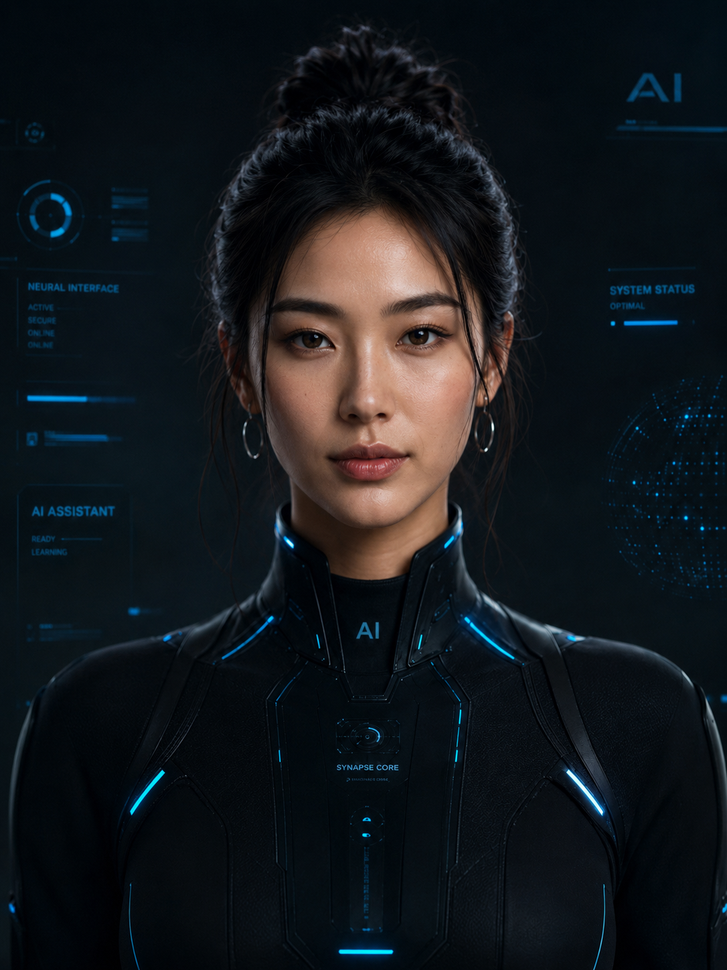
#> input picture assets/avatar.png, 727 x 970 px, shrunk from 1086 x 1448 before the run
$ python -i generate_sadtalker_viseme_assets.py   (imports and definitions only)
#> lines starting #> are read from the running program, lines starting #| are printed output that depends on the picture
from __future__ import annotations

import shutil
import subprocess
import os
from pathlib import Path

from PIL import Image, ImageFilter


ROOT = Path(__file__).resolve().parent
SADTALKER = Path(r"C:\tmp\SadTalker_src\SadTalker-main")
PYTHON = Path(r"C:\tmp\sadtalker_env\Scripts\python.exe")
FFMPEG = Path(r"C:\tmp\ffmpeg_bin\ffmpeg.exe")
SOURCE_IMAGE = ROOT / "assets" / "avatar.png"
WORK = ROOT / "sadtalker_viseme_work"
OUT = ROOT / "assets" / "visemes"

VISEMES = [
    ("neutral", "嗯。", 0.42),
    ("closed", "嗯。", 0.30),
    ("aa", "啊。", 0.42),
    ("ee", "衣。", 0.42),
    ("oh", "喔。", 0.42),
    ("u", "嗚。", 0.42),
    ("wide_open", "愛。", 0.42),
    ("soft_smile", "嘿。", 0.42),
]


def run(args: list[str | Path], cwd: Path | None = None) -> None:
    subprocess.run([str(arg) for arg in args], cwd=cwd, check=True)


# [29 lines left out: functions synthesize_clip, latest_mp4, not called in this run]


def crop_mouth_patch(frame: Path, dest: Path) -> None:
#> called with frame = 'assets/avatar.png', dest = 'out.png'
    img = Image.open(frame).convert("RGBA")
    # SadTalker 256 output usually centers the face. Use a generous mouth/lower-face crop
    # so the HTML can blend it back into the original portrait.
    w, h = img.size
#> w = 727; h = 970
    cx = w * 0.50
#> cx = 363.5
    cy = h * 0.56
#> cy = 543.2
    pw = w * 0.52
#> pw = 378
    ph = h * 0.25
#> ph = 242.5
    box = (
        round(cx - pw / 2),
        round(cy - ph / 2),
        round(cx + pw / 2),
        round(cy + ph / 2),
    )
#> box = (174, 422, 553, 664)
    patch = img.crop(box)
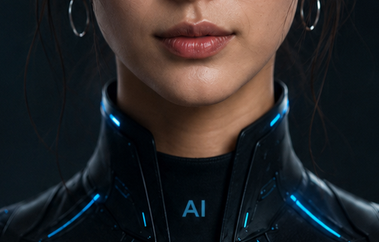
#> patch: PIL image 379x242 RGBA; mean R, G, B, A 40.7, 38.9, 40.2, 255
    alpha = Image.new("L", patch.size, 0)
#> alpha: PIL image 379x242 L; every value is 0
    aw, ah = patch.size
#> aw = 379; ah = 242
    mask = Image.new("L", patch.size, 0)
    px = mask.load()
    for y in range(ah):
        ny = (y / max(1, ah - 1)) * 2 - 1
        for x in range(aw):
            nx = (x / max(1, aw - 1)) * 2 - 1
            if (nx / 0.98) ** 2 + (ny / 0.74) ** 2 <= 1:
                px[x, y] = 255
    alpha = mask.filter(ImageFilter.GaussianBlur(8))
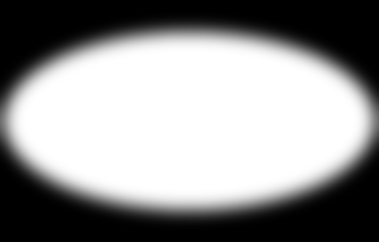
#> alpha: PIL image 379x242 L; min 0, max 255, mean 144.1
    patch.putalpha(alpha)
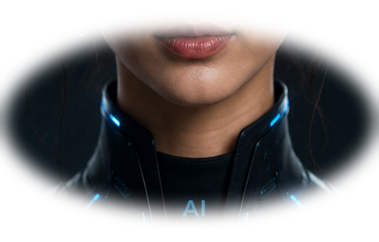
#> patch: PIL image 379x242 RGBA; mean R, G, B, A 40.7, 38.9, 40.2, 144.1; transparent parts drawn white
    patch.save(dest)


# [47 lines left out: function main, not called in this run]


# [2 lines not run here, left out]

>>> result = crop_mouth_patch('assets/avatar.png', 'out.png')

$ run again, on sadtalker_viseme_frames/aa.png
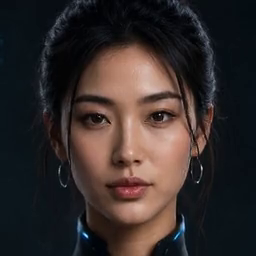
#> input picture sadtalker_viseme_frames/aa.png, 256 x 256 px
#> in crop_mouth_patch, `alpha = mask.filter(ImageFilter.GaussianBlur(8))`:
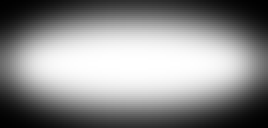
#> alpha: PIL image 134x64 L (shown 2 times larger); min 0, max 255, mean 139.1
#> in crop_mouth_patch, `patch.putalpha(alpha)`:
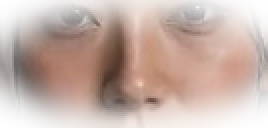
#> patch: PIL image 134x64 RGBA (shown 2 times larger); mean R, G, B, A 134.8, 99.6, 86.5, 139.1; transparent parts drawn white
